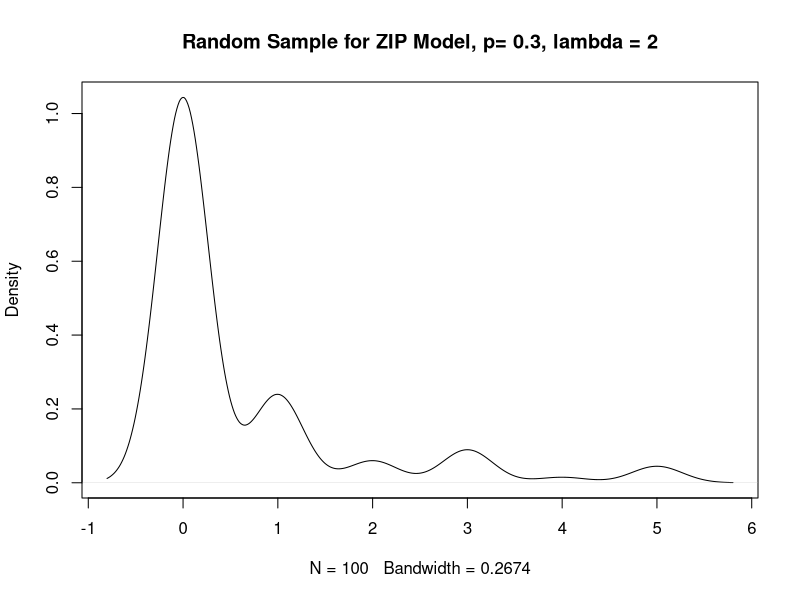

R code for this plot:
#######################
###### PROBLEM 5 ######

# STATUS: Need to find part B (simple)
# Can't proceed without knowing Gibbs Sampler
# *******************************************************

# *** A ***

# NOTE: This just generates x_i for the Joint Distribution
# We'll need a different function for part c.

func.a <- function(n = 100, p = 0.3, lam = 2)
{
    r <- rbinom(n, 1, p)
    x <- rpois(n, lam*r)
    x
}
func.a()

plot(density(func.a()), main = "Random Sample for ZIP Model, p= 0.3, lambda = 2")
# *** B ***
# This is strictly Calculus, so no need for programming.

# *** C ***
# Need to calculate posterior before we can proceed

func.c <- function()
{
    
    
}